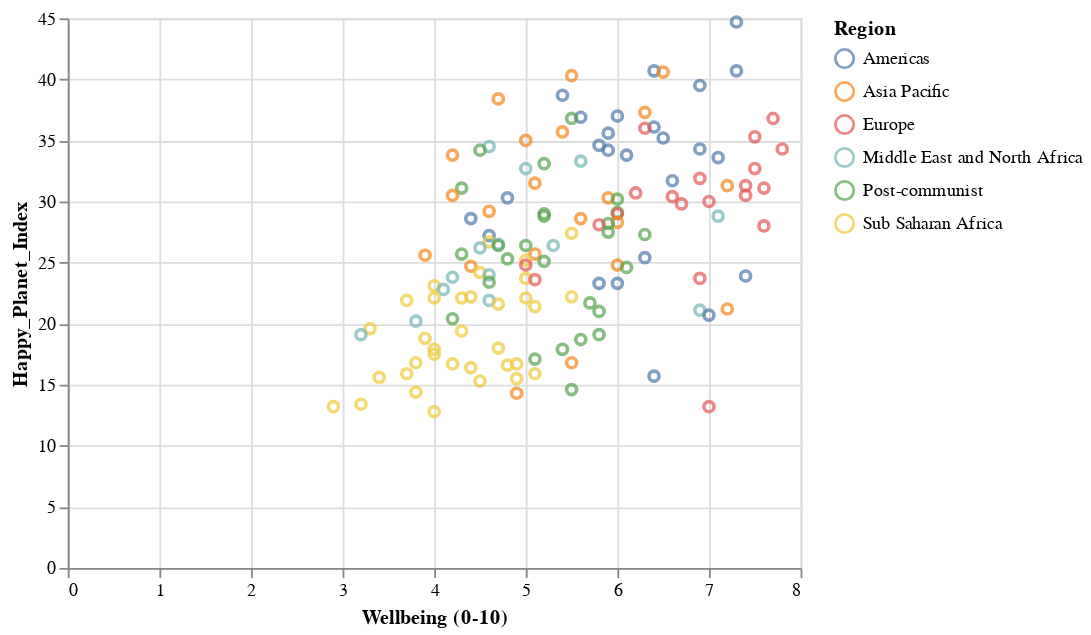

This figure's notebook cell:
### Markdown cell above
### Exploring Select and Highlight Functionality on a Scatter Plot

### Code cell
selected_area = alt.selection_interval()
alt.Chart(df).mark_point().encode(
    x='Wellbeing (0-10):Q',
    y='Happy_Planet_Index:Q',
    color = 'Region',
    tooltip=['HPI Rank', 'Country', 'Region', 'Life_Expectancy_per_years',
       'Wellbeing (0-10)', 'Inequality_of_outcomes']
).add_selection(selected_area)

### Figure 1 — Vega-Lite specification as saved in the notebook (floating-point values rounded to 4 significant figures; data arrays with more than 128 entries replaced by an {"elided": "..."} marker saying what was removed)
{"config": {"view": {"continuousWidth": 400, "continuousHeight": 300}}, "data": {"name": "data-b6f7af815a74474cfaa8fc6e00873bd7"}, "mark": "point", "encoding": {"color": {"field": "Region", "type": "nominal"}, "tooltip": [{"field": "HPI Rank", "type": "quantitative"}, {"field": "Country", "type": "nominal"}, {"field": "Region", "type": "nominal"}, {"field": "Life_Expectancy_per_years", "type": "quantitative"}, {"field": "Wellbeing (0-10)", "type": "quantitative"}, {"field": "Inequality_of_outcomes", "type": "nominal"}], "x": {"field": "Wellbeing (0-10)", "type": "quantitative"}, "y": {"field": "Happy_Planet_Index", "type": "quantitative"}}, "selection": {"selector013": {"type": "interval"}}, "$schema": "https://vega.github.io/schema/vega-lite/v4.17.0.json", "datasets": {"data-b6f7af815a74474cfaa8fc6e00873bd7": {"elided": "140 records"}}}
